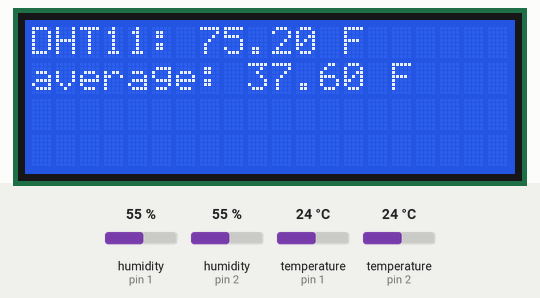
Recording of a sketch running on a simulated Arduino Uno, built with avr-gcc and run on an emulated ATmega328P. Parts: 20×4 character LCD. The test bench sets the inputs (shaded band); at power-on: temperature (sensors on pin 1, pin 2) 24 °C, humidity (sensors on pin 1, pin 2) 55 %.

Above: at 2.7 s.
2.8 s: temperature (sensor on pin 1) set to 12 °C
At 7.1 s:
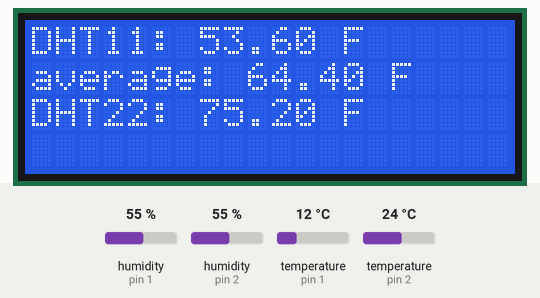
8.2 s: temperature (sensor on pin 2) set to 12 °C
At 13.4 s:
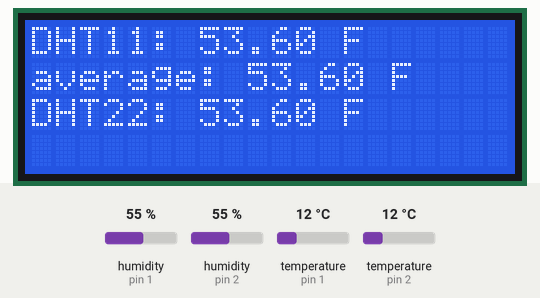
13.7 s: temperature (sensor on pin 1) set to 19 °C
At 15.2 s:
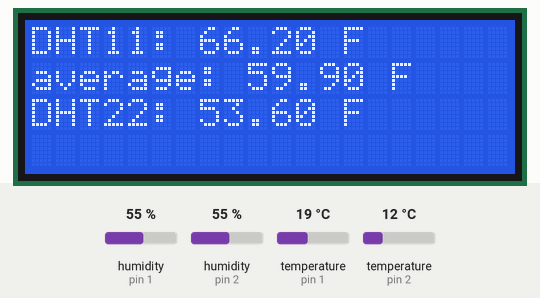
19.1 s: temperature (sensor on pin 2) set to 19 °C
At 21.6 s:
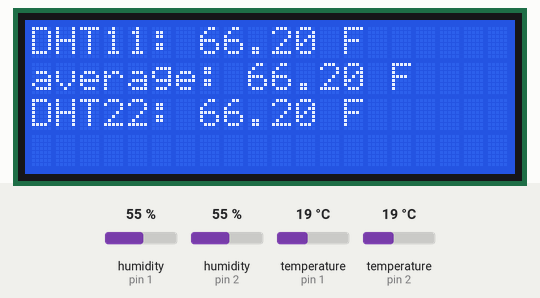
24.5 s: temperature (sensor on pin 1) set to 28 °C
At 27.9 s:
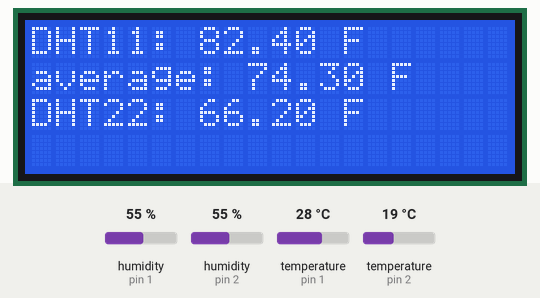
29.9 s: temperature (sensor on pin 2) set to 28 °C
At 33.1 s:
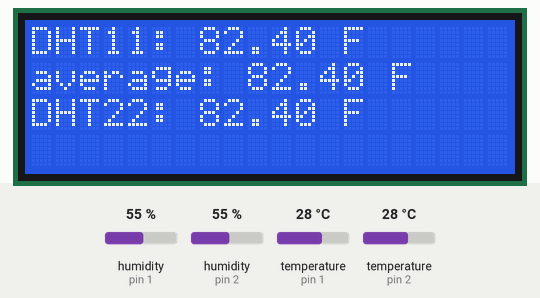
Timing chart, 0 to 34.6 s (numbered marks = the images above; inputs shaded):
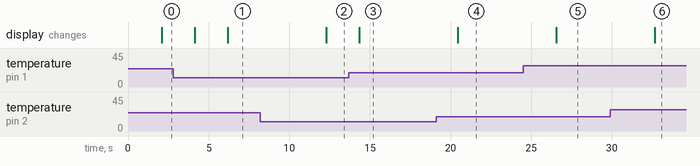

The sketch:

LCD_and_Temp.ino
```cpp
/*
Test code for printing data from DHT11 and DHT 22 Temperature Sensors to a
SainSmart I2C LCD2004 20x4 LCD screen.

Created by: Scott Edgerly
Created on: 4/27/2014
Written and Tested on Arduino Deicimila 1.0

Pin Assingments:
SainSmart LCD
GND - GND
VCC - 5V
SDA - A4
SCL - A5

DHT22 Sensor(sensor facing user)
from left to right
VCC - 5V
Data - pin 2
2nd pin from right most is unused
GND - GND
*/
#include <Wire.h>
#include <LCD.h>
#include <LiquidCrystal_I2C.h>
#include "DHT.h"

DHT dht;

#define I2C_ADDR    0x27 //This is the address of the I2C adapter.  Use the I2C Address Finder code that can be found on the Arduino website.
#define BACKLIGHT_PIN     3
#define En_pin  2
#define Rw_pin  1
#define Rs_pin  0
#define D4_pin  4
#define D5_pin  5
#define D6_pin  6
#define D7_pin  7

LiquidCrystal_I2C	lcd(I2C_ADDR,En_pin,Rw_pin,Rs_pin,D4_pin,D5_pin,D6_pin,D7_pin); //Need to research what this does.

int n=1;
float t1=0;
float t2=0;
void setup() {
  lcd.begin (20,4);  //This tells the arduino what size the LCD screen is (Columns, Rows).  Change accordingly to what hardware is avaiable.

  lcd.setBacklightPin(BACKLIGHT_PIN,POSITIVE);//need to research what this does.
  lcd.setBacklight(HIGH);  //Turns on backlight
  lcd.home ();                   //sets cursor to (0,0)
  dht.setup(2); // data pin 2
  //dht.setup(1); //data pin 1

}

void loop(){
  dht.setup(n);
  delay(dht.getMinimumSamplingPeriod());
   float temperature = dht.getTemperature();
  //lcd.on();
  if(n==1){
  lcd.print("DHT11: "); //prints text inside the quotation marks to screen.
  lcd.print(dht.toFahrenheit(temperature));
  t1=dht.toFahrenheit(temperature);
  lcd.print(" F");
  //lcd.setCursor (0,1);  //Sets cursor to write the next line of text on the 2nd row.  Note, position (0,0) is the first position.
  //lcd.print("Which is also"); //prints text to screen
  }
  if(n==2){
  lcd.setCursor (0,2); //Sets cursor to write on the 3rd row.
  lcd.print("DHT22: ");
  lcd.print(dht.toFahrenheit(temperature));
  t2=dht.toFahrenheit(temperature);
  lcd.print(" F");
  lcd.setCursor(0,3);  //sets cursor to write on the 4th row
  lcd.print("");

  }
 // delay(1500);
  float average =(t1+t2)/2;
  lcd.setCursor (0,1);
  lcd.print("average: ");
  lcd.print(average);
  lcd.print(" F");
  lcd.home();
  //lcd.off();
  n==2?n=1:n=2;
  //delay(1500);
}
```

Measured:
- after the input at 2.8 s, the display: first differs from a run without the input after 3.4 s (image 1)
- after the input at 8.2 s, the display: changes after 4.1 s (image 2)
- after the input at 13.7 s, the display: changes after 0.63 s (image 3)
- after the input at 19.1 s, the display: changes after 1.3 s (image 4)
- after the input at 24.5 s, the display: changes after 2.1 s (image 5)
- after the input at 29.9 s, the display: changes after 2.8 s (image 6)
